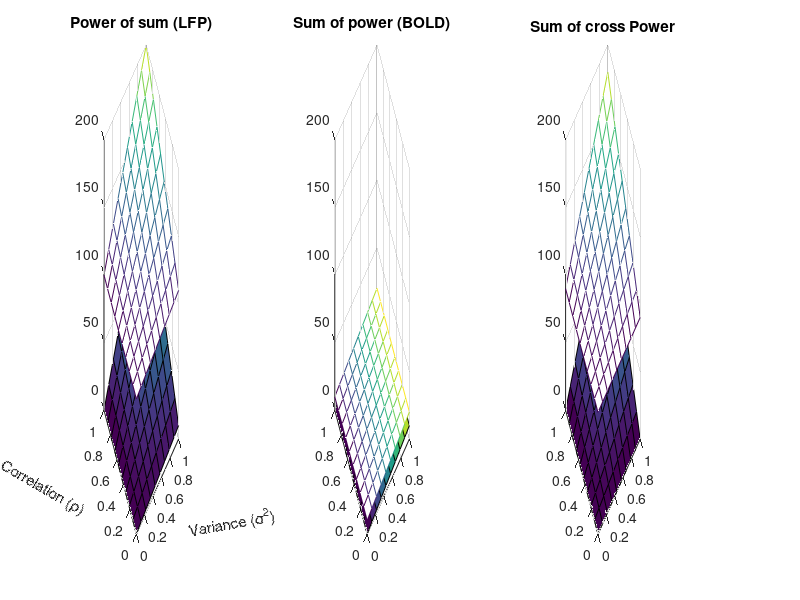

MATLAB code to generate this figure: (Note: this script raises an error after producing the figure.)
%%
% This script generates pannels for Fig 2 from Hermes et al:
%
% This script generates a set of signals with varying correlation
% (coherence), variance, and mean. It shows how the sum of the power, the
% power of the sum and the cross-power vary as a function of these three
% factors.
%
% JW and DH 2017

%% start with one example:

m = 2;      % mean
v = 2;      % variance
s = .1;     % coherence
n = 5;      % number of neurons
T = 1000;   % number of time points
dt = 1/T;

% covariance matrix
sigma = v * (eye(n) + (1-eye(n)) * s);

% data
x = mvnrnd(ones(T,n) * m, sigma);

% observed total cross power
% this should have a time factor added for integration period
total_cp  = x' * x * dt; 

% partitioned into diagonal (power) and off-diagonal ('cross power')
pw  = sum(diag(total_cp));
cpw = sum(sum(total_cp .* (1-eye(n))));

disp([pw cpw])

% predicted
pw_pred  = (m^2 + v)*n;
cpw_pred = (m^2 + v*s)*(n^2-n);
disp([pw_pred cpw_pred])

%note that these are similar only if data are 1 sec long or add the time period to total_cp

%% Make the figure:
%% 
%% Plot total power (LFP), power (BOLD) and cross-power
%%

figure('Position',[0 0 700 250])

fs = 10;    % font size
n = 10;     % number of neurons
[v, s] = meshgrid(linspace(0,1,10));

for ii = 1:2
    
    if ii == 1, m = 0; else m = 1; end
    
    pw_pred  = (m^2 + v)*n;
    cpw_pred = (m^2 + v.*s)*(n^2-n);
    
    subplot(1,3,1),set(gca, 'FontSize', fs);
    total_pw = cpw_pred+pw_pred;
    if ii==2
        mesh(v, s, total_pw, total_pw - min(total_pw(:))),  hold on
    else
        surf(v, s, total_pw, total_pw - min(total_pw(:))),  hold on
    end
    title('Power of sum (LFP)')
    zlim([0 200])
    
    subplot(1,3,2), set(gca, 'FontSize', fs);
    if ii==2
        sH = mesh(v, s, pw_pred, pw_pred - min(pw_pred(:)));  hold on
    else
        sH = surf(v, s, pw_pred, pw_pred - min(pw_pred(:)));  hold on
    end
    set(sH, 'FaceLighting', 'gouraud')
    title('Sum of power (BOLD)')
    zlim([0 200]) 
    
    subplot(1,3,3),set(gca, 'FontSize', fs);
    if ii==2
        mesh(v, s, cpw_pred, cpw_pred-min(cpw_pred(:))), hold on
    else
        surf(v, s, cpw_pred, cpw_pred-min(cpw_pred(:))), hold on
    end
    title('Sum of cross Power')
    zlim([0 200])
end

for k = 1:3
    subplot(1,3,k)
    h=xlabel('Variance (\sigma^2)'); set(h, 'rotation', 10)
    h=ylabel('Correlation (\rho)');set(h, 'rotation', -30)
    alpha(.8)
    view(-30,10)
    set(gca,'ZTick',[0:20:200])
end

colormap parula

set(gcf,'PaperPositionMode','auto')
print('-depsc','-r300',['./figures/Fig2'])
print('-dpng','-r300',['./figures/Fig2'])

